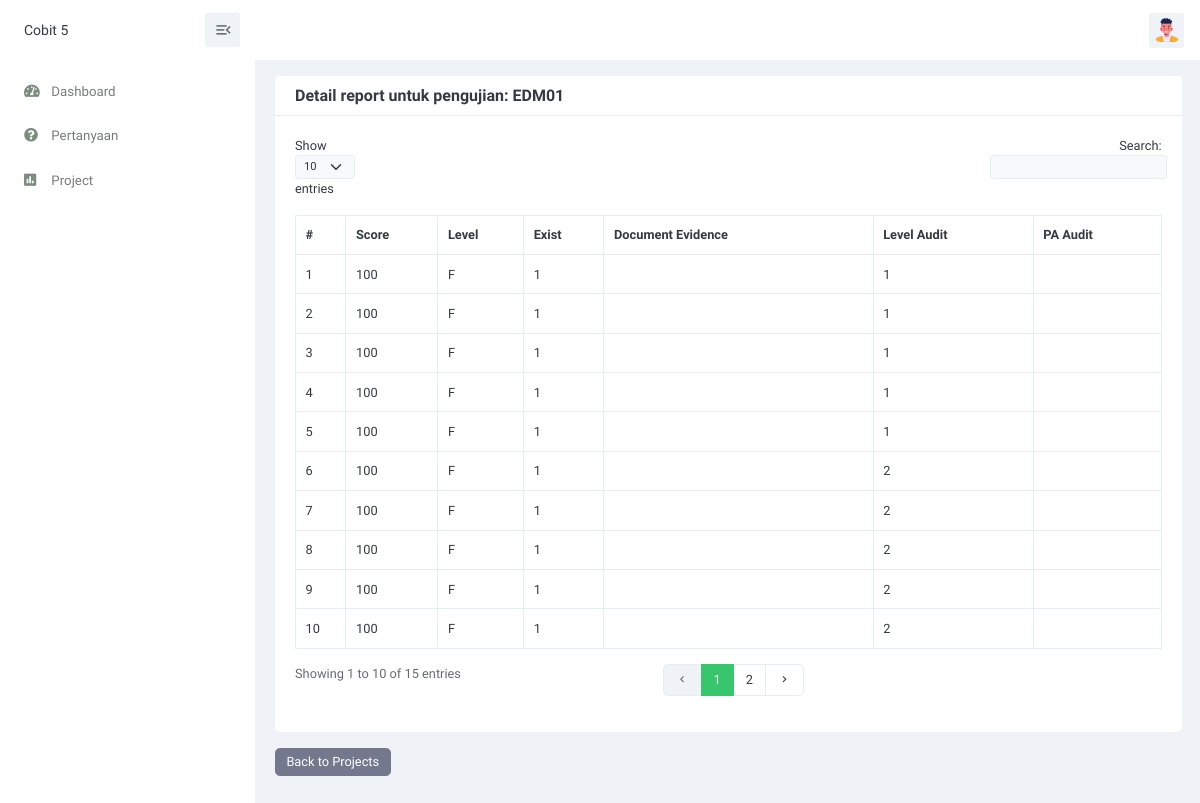
Screenshot of /views/report_project.php?id=7 with the database file from the repository.
### tables this page shows
CREATE TABLE `pengujian` (
  `id_pengujian` int(11) NOT NULL,
  `id_cobit` int(11) NOT NULL,
  `audit_process` varchar(255) NOT NULL,
  `description` varchar(255) DEFAULT NULL,
  `level` int(11) NOT NULL,
  `pa` varchar(10) DEFAULT NULL
);

CREATE TABLE `audit` (
  `id_audit` int(11) NOT NULL,
  `id_pengujian` int(11) NOT NULL,
  `question_id` int(11) NOT NULL,
  `score` int(11) NOT NULL,
  `level` varchar(10) NOT NULL,
  `exist` tinyint(1) DEFAULT NULL,
  `document_evidence` text DEFAULT NULL,
  `created_at` timestamp NOT NULL DEFAULT current_timestamp(),
  `level_audit` int(11) NOT NULL,
  `pa_audit` varchar(10) DEFAULT NULL
);

### views/report_project.php (the view, shortened to what this page needs)
<?php
include '../config/database.php';
if (isset($_GET['id'])) {
    $id_pengujian = $_GET['id'];
} else {
    echo "<script>
            alert('ID tidak valid.');
            window.history.back();
          </script>";
    exit();
}
$query = "
    SELECT a.*, q.question, p.audit_process
    FROM audit a
    JOIN question q ON a.question_id = q.id_question
    JOIN pengujian p ON a.id_pengujian = p.id_pengujian
    WHERE a.id_pengujian = '$id_pengujian'
";
$result = mysqli_query($conn, $query);
$row = mysqli_fetch_assoc($result);
?>
<!DOCTYPE html>
<html lang="en">
<head>
    <link href="../assets/css/bootstrap.min.css" id="bootstrap-style" rel="stylesheet" type="text/css" />
    <link href="../assets/css/icons.min.css" rel="stylesheet" type="text/css" />
    <link href="../assets/libs/simplebar/simplebar.min.css" rel="stylesheet">
    <link href="../assets/css/app.min.css" id="app-style" rel="stylesheet" type="text/css" />
</head>
<body>
    <div id="layout-wrapper">
        <?php include 'partials/topbar.php'; ?>
        <?php include 'partials/sidebar.php'; ?>
        <div class="main-content">
            <div class="page-content">
                <div class="container-fluid">
                    <div class="row">
                        <div class="col-12">
                            <div class="card">
                                <div class="card-header">
                                    <h4 class="card-title me-2">Detail report untuk pengujian:
                                        <?php echo $row['audit_process']; ?></h4>
                                </div>
                                <div class="card-body">
                                    <table id="datatable" class="table table-bordered table-hover mt-3">
                                        <thead>
                                            <tr>
                                                <th>#</th>
                                                <th>Score</th>
                                                <th>Level</th>
                                                <th>Exist</th>
                                                <th>Document Evidence</th>
                                                <th>Level Audit</th>
                                                <th>PA Audit</th>
                                            </tr>
                                        </thead>
                                        <tbody>
                                            <?php
                                            $nomor = 1;
                                            while ($row = mysqli_fetch_assoc($result)) { ?>
                                            <tr>
                                                <td><?php echo $nomor++; ?></td>
                                                <td><?php echo $row['score']; ?></td>
                                                <td><?php echo $row['level']; ?></td>
                                                <td><?php echo $row['exist']; ?></td>
                                                <td><?php echo $row['document_evidence']; ?></td>
                                                <td><?php echo $row['level_audit']; ?></td>
                                                <td><?php echo $row['pa_audit']; ?></td>
                                            </tr>
                                            <?php } ?>
                                        </tbody>
                                    </table>
                                </div>
                            </div>
                        </div>
                    </div>
                    <a href="project.php" class="btn btn-secondary">Back to Projects</a>
                </div>
            </div>
        </div>
    </div>
</body>
</html>

### rows the page displays
pengujian: audit_process "EDM01"
audit: score "100", level "F", exist "1", level_audit "1"
audit: score "100", level "F", exist "1", level_audit "1"
audit: score "100", level "F", exist "1", level_audit "1"
audit: score "100", level "F", exist "1", level_audit "1"
audit: score "100", level "F", exist "1", level_audit "1"
audit: score "100", level "F", exist "1", level_audit "2"
audit: score "100", level "F", exist "1", level_audit "2"
audit: score "100", level "F", exist "1", level_audit "2"
audit: score "100", level "F", exist "1", level_audit "2"
audit: score "100", level "F", exist "1", level_audit "2"
